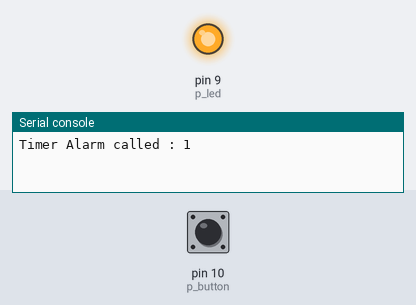
A program run on a simulated MicroPython board. Shown: output pins drawn as LEDs (lit = HIGH), the last lines printed to the serial console. The test bench sets the inputs (shaded band); at power-on: pin 10 (p_button) HIGH. Library files of the repository ran but are not shown: 1 file(s).

Above: at 6.4 s.
6.5 s: pin 10 (p_button) pulled LOW for 1 s
At 7.8 s:
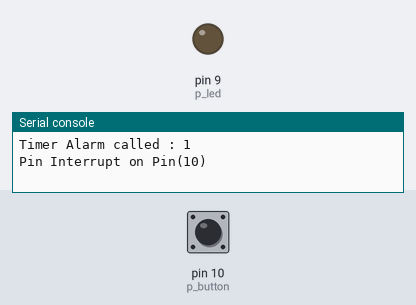
10.5 s: pin 10 (p_button) pulled LOW for 3.2 s
At 15.5 s:
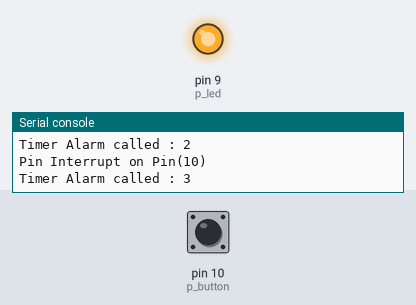
Timing chart, 0 to 17.0 s (numbered marks = the images above; inputs shaded):
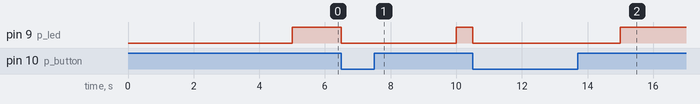

The program:

main.py
```python
""" TOCS example usage """
from myAlarm import Clock
from machine import Pin

p_led=Pin('P9',mode=Pin.OUT)
p_button=Pin('P10',mode=Pin.IN,pull=Pin.PULL_UP)

def p_button_handler(pin):
    print('Pin Interrupt on %s ' % pin)
    p_led(0)

p_button.callback(Pin.IRQ_FALLING, p_button_handler)

clock=Clock(p_led,period=5,max_count=10)
```

myAlarm.py
```python
from machine import Timer
from machine import WDT

class Clock:
  def __init__(self, led, period=5, max_count=10):
    self._max_count=max_count
    self.__alarm = Timer.Alarm(self._seconds_handler, period, periodic=True)
    self._led=led
    self._count=0
    self._wdt=WDT(timeout=period*2*1000)  # enable WDT with a timeout of 2*period seconds
  def _seconds_handler(self, alarm):
    self._count += 1
    print("Timer Alarm called : %s" % str(self._count))
    self._led(1)
    self._wdt.feed()
    if self._count == self._max_count:
       print("Alarm canceled after %s calls" % str(self._max_count))
       alarm.cancel() # stop counting
```

Measured:
- after the input at 6.5 s, pin 9 (p_led): HIGH → LOW at once, → HIGH 3.5 s later
- after the input at 10.5 s, pin 9 (p_led): HIGH → LOW at once, → HIGH 4.5 s later
